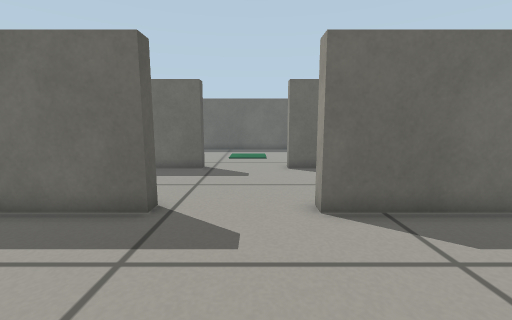
[1] (above)

24 first-person views from a walk through a world built for the Gazebo simulator. The camera is 0.41 m above the floor, tilts 8° down and sees 90° across. The floor is counted in squares, 0.2 m on a side. Each view is taken from the middle of a square. On the plan, view 1 faces up. The plan holds only what a view shows up to about 16 squares ahead; the rest is blank.

[2]
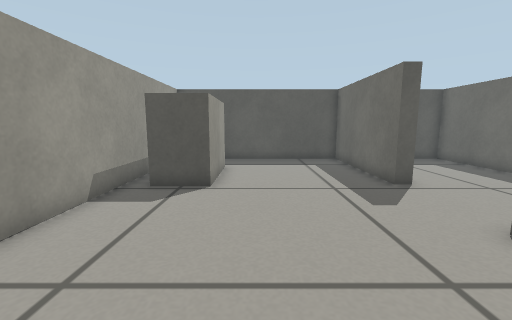

[3]
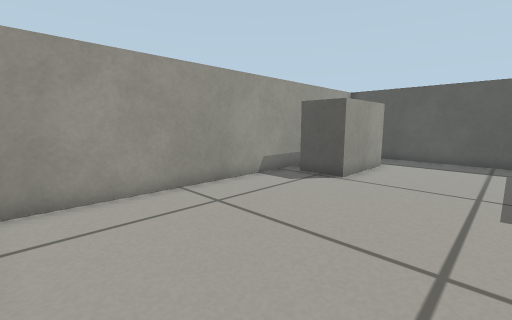

[4]
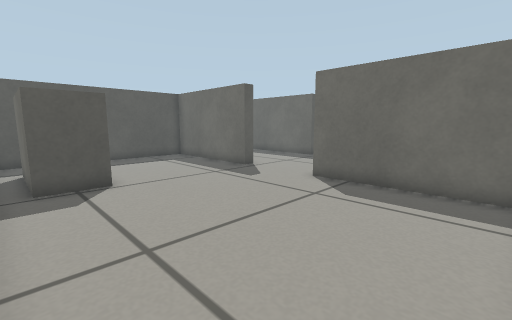

[5]
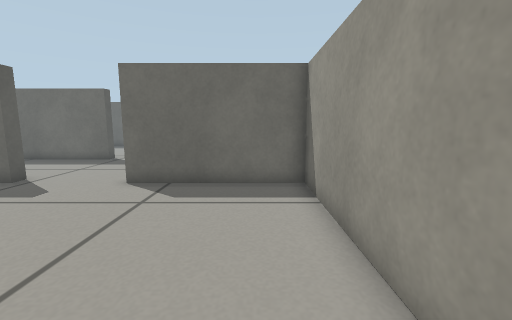

[6]
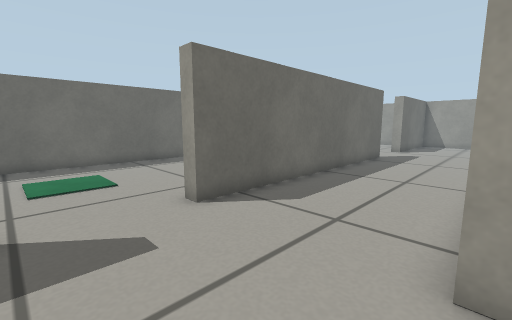

[7]
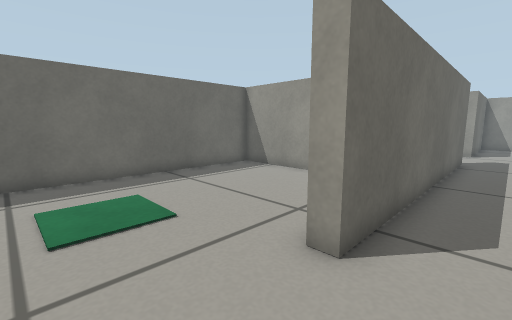

[8]
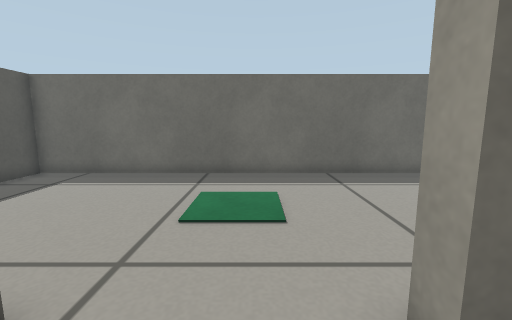

[9]
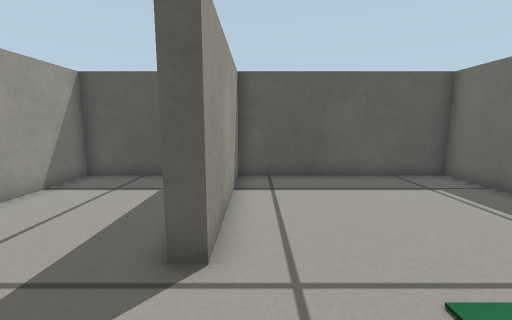

[10]
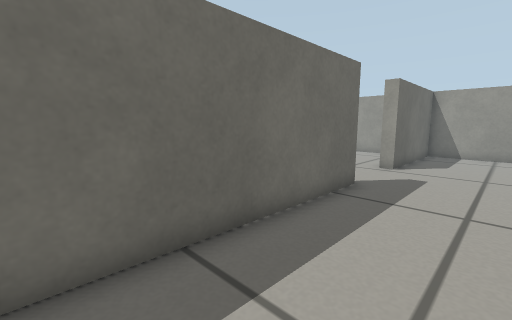

[11]
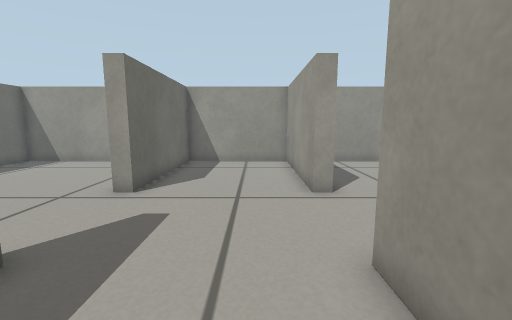

[12]
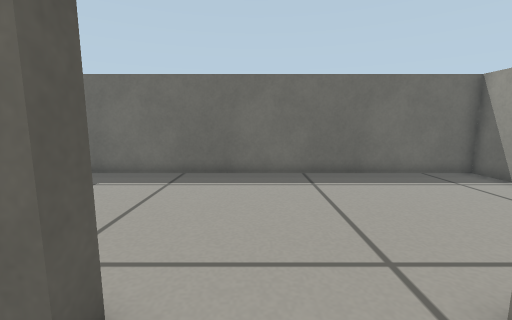

[13]
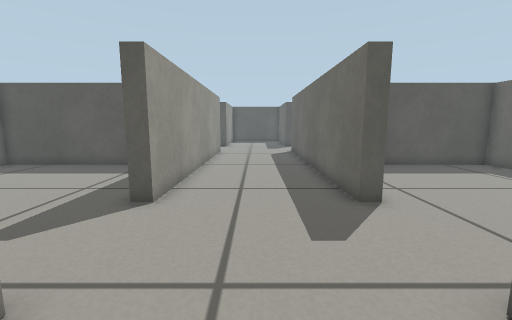

[14]
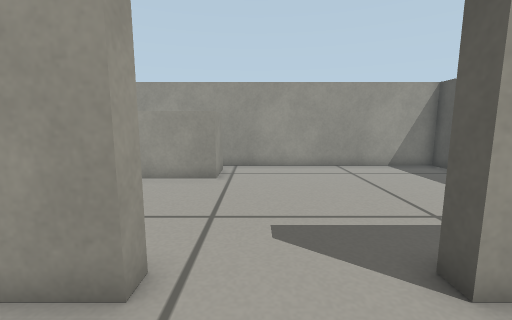

[15]
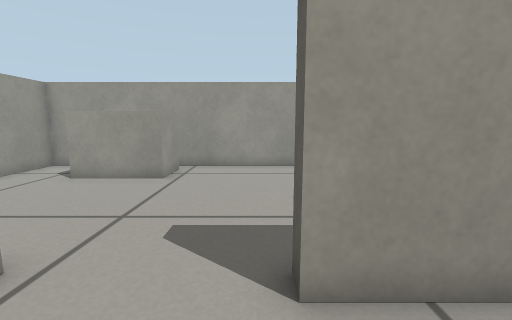

[16]
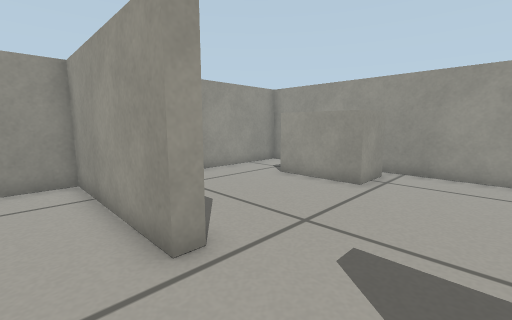

[17]
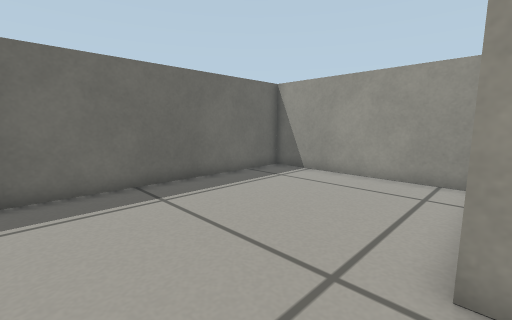

[18]
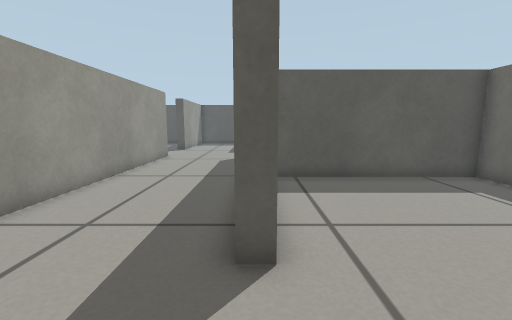

[19]
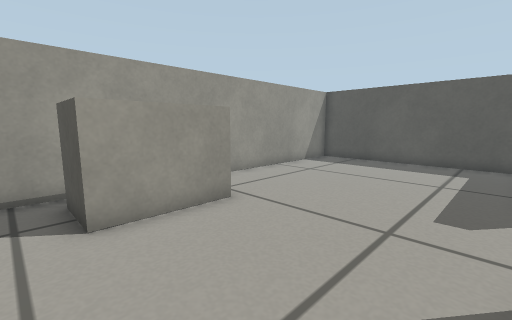

[20]
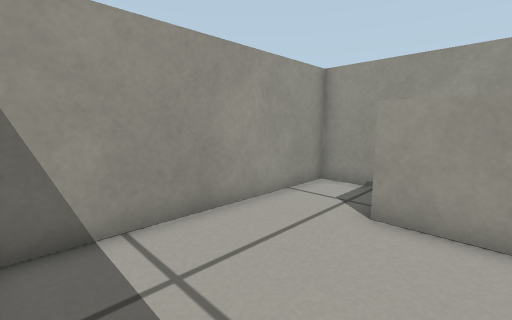

[21]
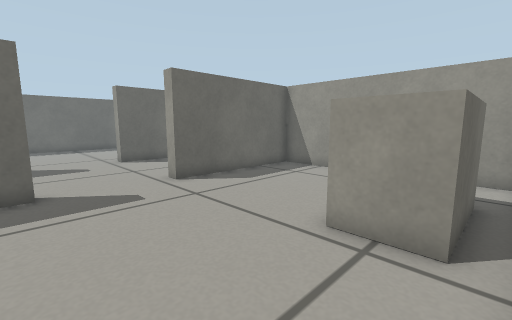

[22]
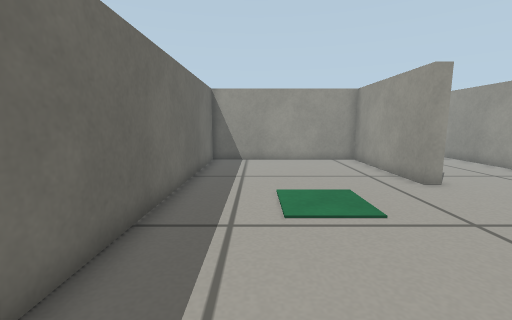

[23]
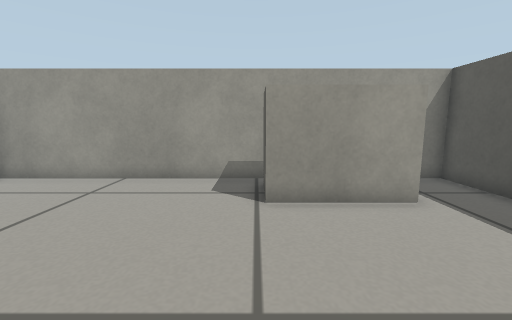

[24]
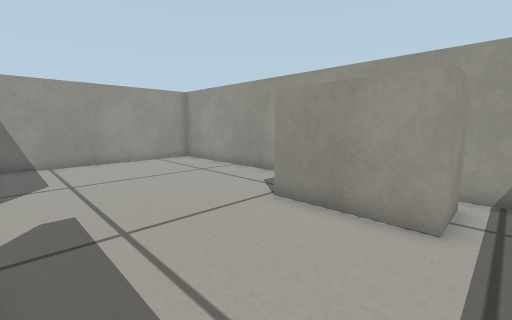

### Floor plan
Ten units are one square. View 1 is at (0, 0); x grows to the right and y downward. Boxes are objects, and circles mark ways between rooms. Rooms are numbered by the first view taken in them; rooms with no view inside come last. Other rooms are left out.
<svg viewBox="-95 -210 350 250">
<path fill="none" stroke="#000" d="M-25 -64 -25 -57 -90 -57 -90 35 -61 35M-46 35 77 35 77 -57 15 -57 15 -63M15 -63 145 -63M145 -124 145 -117 15 -117 15 -123M185 -63 250 -63 250 -117 185 -117 185 -124M-25 -123 -25 -117 -90 -117 -90 -63 -55 -63M15 -123 77 -123 77 -205 -90 -205 -90 -123 -25 -123M145 -63 145 -57 138 -57M83 -51 83 35 250 35 250 -57 185 -57 185 -63M250 -128 250 -205 83 -205 83 -128"/>
<rect x="-65" y="5" width="50" height="20" fill="#bbb"><title>counter</title></rect>
<rect x="185" y="5" width="40" height="20" fill="#bbb"><title>grey box</title></rect>
<circle cx="-5" cy="-60" r="3" fill="#2a7"/>
<circle cx="-5" cy="-120" r="3" fill="#2a7"/>
<circle cx="165" cy="-60" r="3" fill="#2a7"/>
<circle cx="165" cy="-120" r="3" fill="#2a7"/>
<text x="-10" y="-10">1</text>
<text x="80" y="-90">2</text>
<text x="-10" y="-170">3</text>
<text x="160" y="-10">4</text>
<text x="160" y="-170">5</text>
</svg>
Room 1 opens to room 2. Room 2 opens to room 3. Room 2 opens to room 4. Room 2 opens to room 5.

Where each view was taken, in squares from view 1:
view 1: 0 up, 0 right, facing up
view 2: 1 up, 6 right, facing left
view 3: 4 up, 7 right, facing down-left
view 4: 3 down, 7 right, facing up-left
view 5: 3 down, 6 right, facing up
view 6: 6 up, 2 left, facing up-right
view 7: 10 up, 2 left, facing up-right
view 8: 10 up, 0 right, facing up
view 9: 13 up, 1 right, facing left
view 10: 8 up, 6 right, facing up-right
view 11: 8 up, 11 right, facing right
view 12: 10 up, 16 right, facing up
view 13: 9 up, 21 right, facing left
view 14: 9 up, 17 right, facing down
view 15: 9 up, 15 right, facing down
view 16: 8 up, 15 right, facing down-right
view 17: 12 up, 15 right, facing up-right
view 18: 12 up, 18 right, facing left
view 19: 5 up, 23 right, facing down-left
view 20: 5 up, 20 right, facing down-right
view 21: 3 down, 14 right, facing up-right
view 22: 18 up, 7 left, facing right
view 23: 6 up, 2 left, facing down
view 24: 5 up, 7 left, facing down-right
